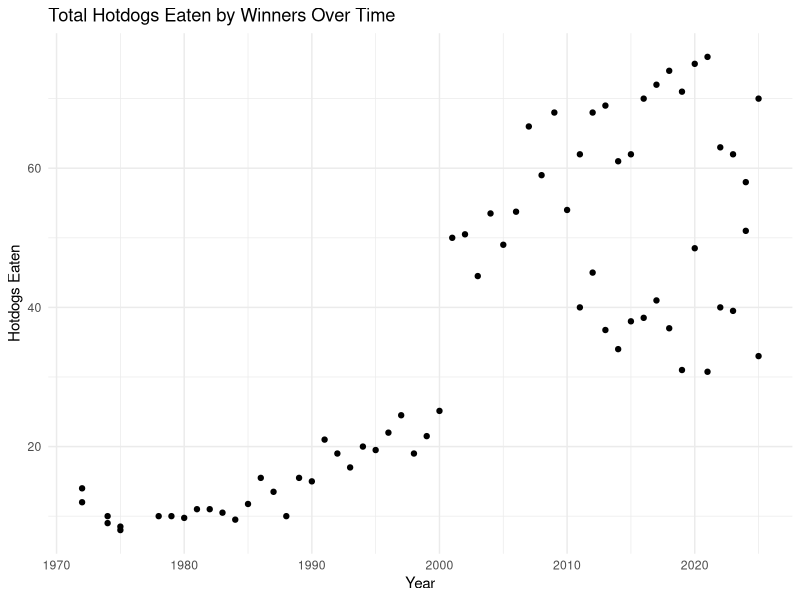
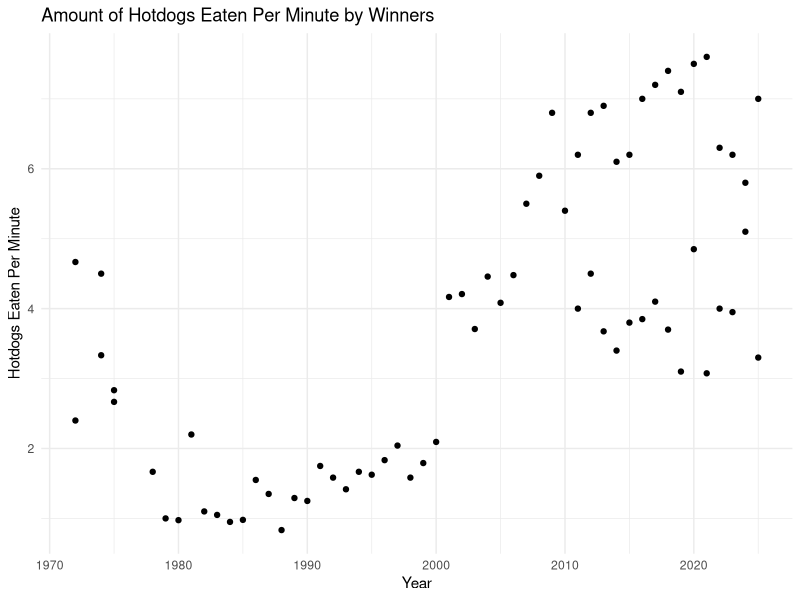
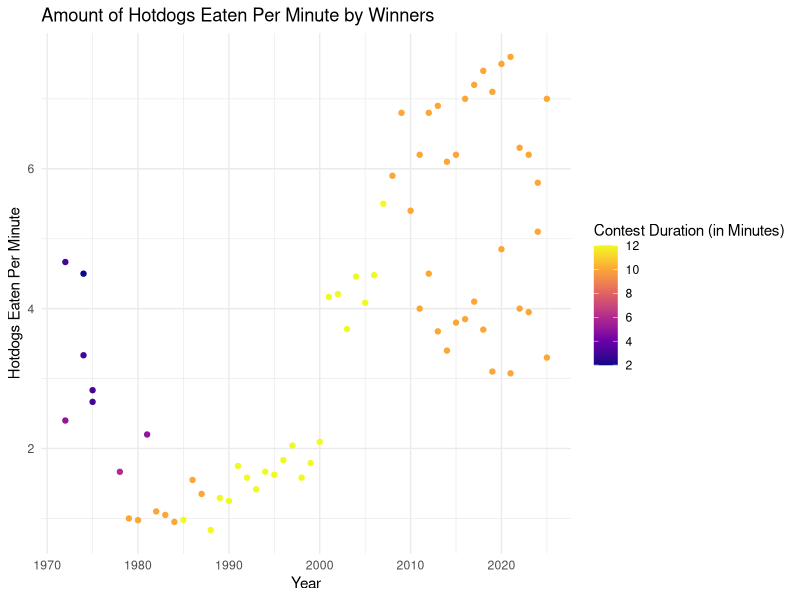

These figures' R source, in order:
## ---- chunk 1
#| include: false

library(tidyverse)
hotdog_winners <- read_csv("HotdogData.csv")
## ---- chunk 2
ggplot(data = hotdog_winners, aes(x = Year, y = Dogs)) +
  geom_point() +
  theme_minimal() +
  labs(y = "Hotdogs Eaten", title = "Total Hotdogs Eaten by Winners Over Time")
## ---- chunk 3
hotdog_winners |>
  filter(Year >= 1999 & Year <= 2003) |>
  arrange(Year)
## ---- chunk 4
hotdog_winners <- hotdog_winners |> mutate(hotdogs_per_minute = Dogs/Time)
## ---- chunk 5
ggplot(data = hotdog_winners, aes(x = Year, y = hotdogs_per_minute)) +
  geom_point() +
  theme_minimal() +
  labs(y = "Hotdogs Eaten Per Minute", title = "Amount of Hotdogs Eaten Per Minute by Winners")
## ---- chunk 6
ggplot(data = hotdog_winners, aes(x = Year, y = hotdogs_per_minute, color = Time)) +
  geom_point() +
  scale_color_viridis_c(option = "plasma") +
  theme_minimal() +
  labs(y = "Hotdogs Eaten Per Minute", title = "Amount of Hotdogs Eaten Per Minute by Winners", color = "Contest Duration (in Minutes)")
